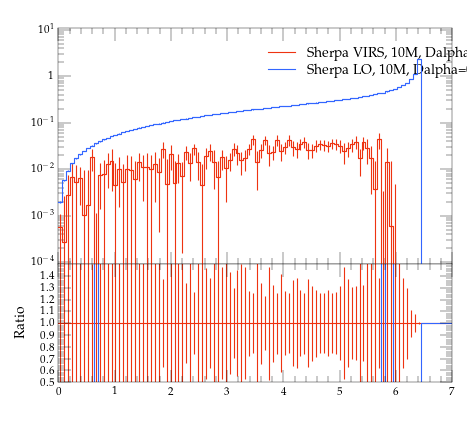

This figure's Python source:
#! /usr/bin/env python

# This Python script was auto-generated using YODA v2.0.0.
# Analysis object: /evtb/cutEg_jb_pt
# Timestamp: 16-04-2024 (10:08:55)

import matplotlib as mpl
import matplotlib.pyplot as plt
mpl.use('Agg') # comment out for interactive use
import os
import numpy as np

plotDir = os.path.split(os.path.realpath(__file__))[0]
if 'YODA_USER_PLOT_PATH' in globals():
    plot_outdir = globals()['YODA_USER_PLOT_PATH']
else:
    plot_outdir = plotDir

#plot style
plt.style.use(os.path.join(plotDir, '../default.mplstyle'))
# plot metadata
figW, figH = plt.rcParams['figure.figsize']
ax_xLabel = r''
ax_yLabel = r''
ax_title  = r''
ax_xScale = 'linear'
ax_yScale = 'log'
xLims = (0.0, 7.0)
yLims = (9e-05, 11.0)

# TeX-friendly labels for the legend
labels = [ r"Sherpa VIRS, 10M, Dalpha=0.01", r"Sherpa LO, 10M, Dalpha=0.01" ]

# Create figure and axis objects
fig, (ax, ratio0_ax) = plt.subplots(2, 1, sharex=True,
                  figsize=(figW,figH), gridspec_kw={'height_ratios': (2, 1)})
ratio0_ax.yaxis.set_major_locator(mpl.ticker.MultipleLocator(0.1))
ratio0_ax.set_ylim(0.5, 1.4999)
ratio0_ax.set_ylabel('Ratio')

# LineColor map: curve index -> color
linecolors = {0: '#EE3311', 1: '#3366FF'}
# the numerical data is stored in a separate file
dataf = dict()
prefix = os.path.split(__file__)[0]
if prefix:    prefix = prefix + '/'
exec(open(prefix+'cutEg_jb_pt__data.py').read(), dataf)


legend_handles = [] # keep track of handles for the legend

# style options for curves
# starts at zorder>=5 to draw curve on top of legend
styles = {
  'curve0': {
    'color' : linecolors[0],
    'linestyle' : '-',
    'marker' : 'o',
    'zorder' : 5,
    'histstyle' : True,
  },
  'curve1': {
    'color' : linecolors[1],
    'linestyle' : '-',
    'marker' : 'o',
    'zorder' : 6,
    'histstyle' : True,
  },
}
# curve from input yoda files in main panel
for label in dataf['yvals'].keys():
    if all(np.isnan(v) for v in dataf['yvals'][label]):
        continue
    tmp = None
    if styles[label]['histstyle']: # draw as histogram
        tmp, = ax.plot(dataf['xedges'], dataf['yedges'][label],
                       color=styles[label]['color'],
                       linestyle=styles[label]['linestyle'],
                       drawstyle='steps-pre', solid_joinstyle='miter',
                       zorder=styles[label]['zorder'], label=label)
        ax.errorbar(dataf['xpoints'], dataf['yvals'][label], color=styles[label]['color'],
                    xerr=dataf['xerrs'], yerr=[dataf['ydowns'][label], dataf['yups'][label]],
                    linestyle='none', zorder=styles[label]['zorder'])
    else: # draw as scatter
        tmp = ax.errorbar(dataf['xpoints'], dataf['yvals'][label],
                          xerr=dataf['xerrs'],
                          yerr=[ dataf['ydowns'][label],
                          dataf['yups'][label] ],
                          fmt=styles[label]['marker'],
                          ecolor=styles[label]['color'],
                          color=styles[label]['color'], zorder=2)
        tmp[-1][0].set_linestyle(styles[label]['linestyle'])
    legend_handles += [tmp]
    for varLabel in dataf['variation_yvals'].keys():
        if varLabel.startswith(label):
            tmp, = ax.plot(dataf['xedges'], dataf['variation_yvals'][varLabel],
                           color=styles[label]['color'],
                           linestyle=styles[label]['linestyle'],
                           drawstyle='steps-pre', solid_joinstyle='miter',
                           zorder=styles[label]['zorder'], alpha=0.5)


# plots on ratio panel
# curve from input yoda files in ratio panel
for label, yvals in dataf['ratio0_yvals'].items():
    if all(np.isnan(v) for v in yvals):
        continue
    if styles[label]['histstyle']: # plot as histogram
        ratio0_ax.plot(dataf['xedges'], yvals,
                       color=styles[label]['color'],
                       linestyle=styles[label]['linestyle'],
                       drawstyle='steps-pre', zorder=1,
                       solid_joinstyle='miter')
        ratio0_ax.vlines(dataf['xpoints'],
                         dataf['ratio0_ymin'][label],
                         dataf['ratio0_ymax'][label],
                         color=styles[label]['color'], zorder=1)
    else: # plot as scatter
        tmp = ratio0_ax.errorbar(dataf['xpoints'],
                                 yvals, xerr=dataf['xerrs'],
                                 yerr=dataf['ratio0_yerrs'][label],
                                 fmt=styles[label]['marker'],
                                 ecolor=styles[label]['color'],
                                 color=styles[label]['color'])
        tmp[-1][0].set_linestyle(styles[label]['linestyle'])

    for varlabel in dataf['ratio0_variation_vals'].keys():
        if varlabel.startswith(label):
            ratio0_ax.plot(dataf['xedges'],
                            dataf['ratio0_variation_vals'][varlabel],
                            color=styles[label]['color'],
                            linestyle=styles[label]['linestyle'],
                            drawstyle='steps-pre', solid_joinstyle='miter',
                            zorder=1, alpha=0.5)

legend_pos = (0.5, 0.97)
ax.legend(legend_handles, labels, loc='upper left', bbox_to_anchor=legend_pos)

# set plot metadata as defined above
ratio0_ax.set_xlabel(ax_xLabel)
ratio0_ax.xaxis.set_label_coords(1., -.15)
ax.set_ylabel(ax_yLabel, loc='top')
ax.set_title(ax_title, loc='left')
ax.set_xscale(ax_xScale)
ax.set_yscale(ax_yScale)
ax.set_xlim(xLims)
ax.set_ylim(yLims)

# tick formatting
plt.rcParams['xtick.top'] = True
plt.rcParams['ytick.right'] = True
ax.yaxis.set_major_locator(mpl.ticker.LogLocator(base=10.0, numticks=np.inf))
ax.yaxis.set_minor_locator(mpl.ticker.LogLocator(
                           base=10.0, subs=np.arange(0.1, 1, 0.1), numticks=np.inf))
fig.align_ylabels((ax, ratio0_ax))
plt.savefig(os.path.join(plot_outdir, 'cutEg_jb_pt.pdf'), format='PDF')
plt.savefig(os.path.join(plot_outdir, 'cutEg_jb_pt.png'), format='PNG')

plt.close(fig)
